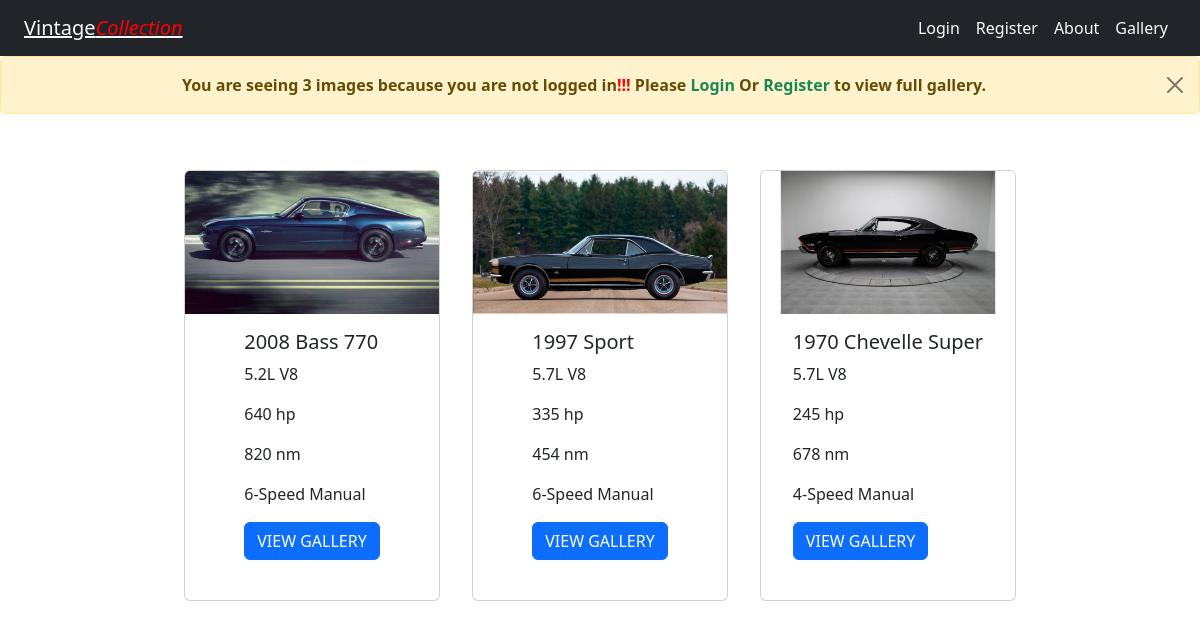
The page / on the database its author committed.
### gallery/models.py (models this page shows, shortened)
class Car(models.Model):
    make = models.CharField(max_length=200)
    model = models.CharField(max_length=200)
    car_pic = models.ImageField("%s" % "Image")
    engine_size = models.CharField("%s" % "Engine Size", max_length=200)
    engine_configuration = models.CharField("%s" % "Engine Configuration", max_length=20)
    horsepower = models.CharField("%s" % "Horse Power", max_length=20)
    torque = models.CharField("%s" % "Torque", max_length=20)
    transmission = models.CharField("%s" % "Transmission", max_length=50)
    production_year = models.DateField("%s" % "Year")

### gallery/views.py (the view)
# urls.py: path('', views.gallery, name='gallery'),
def gallery(request):
    if request.user.is_authenticated:
        car_list = Car.objects.all()
    else:
        car_list = Car.objects.order_by('-production_year')[:3]
    context = {
        'car_list': car_list,
    }
    return render(request, 'gallery.html', context)

### gallery/templates/gallery.html (shortened to what this page needs)
{% extends "base.html" %}
{% block content %}
    {% if not user.is_authenticated %}
        <div class="alert alert-warning alert-dismissible fade show d-flex justify-content-center" role="alert">
            <strong>You are seeing {{ car_list|length }} images because you are not logged in<span style="color:red;">!!!</span>
            Please <a href="{% url 'user_auth:login' %}" class="text-success text-decoration-none">Login</a>
            Or <a href="{% url 'user_auth:register_user' %}" class="text-success text-decoration-none">Register</a>
            to view full gallery.
            </strong>
            <button type="button" class="btn-close" data-bs-dismiss="alert" aria-label="Close"></button>
        </div>
    {% endif %}
    <div class="col-12 d-flex justify-content-evenly p-4">
        {% if car_list %}
            {% if car_list|length > 3 %}
                <div class="row">
                    {% for car in car_list %}
                        <div class="col-4 container d-flex justify-content-evenly p-3">
                            <div class="card d-flex align-items-center" style="width: 25rem;">
                                <div class="zoom">
                                    <figure class="figure">
                                        <div>
                                            <img src="{{ car.car_pic.url }}" class="card-img-top img-fluid zoom-img" alt="{{ car.car_pic.url }}" role="img">
                                        </div>
                                    </figure>
                                </div>
                                <div class="card-body">
                                    <h5 class="card-title">
                                        {{ car.production_year.year }} {{ car.model }}
                                    </h5>
                                    <p class="card-text">
                                        {{ car.engine_size }} {{ car.engine_configuration }}
                                    </p>
                                    <p class="card-text">{{ car.horsepower }}</p>
                                    <p class="card-text">{{ car.torque }}</p>
                                    <p class="card-text">{{ car.transmission }}</p>
                                    <a href="{% url 'gallery:detail' car.id %}" class="btn btn-primary">VIEW GALLERY</a>
                                </div><br>
                            </div>
                        </div>
                    {% endfor %}
                </div>
            {% else %}
                <div class="row">
                    {% for car in car_list %}
                        <div class="col container d-flex justify-content-evenly p-3">
                            <div class="card d-flex align-items-center" style="width: 16rem;">
                                <img src="{{ car.car_pic.url }}" class="card-img-top" alt="{{ car.car_pic.url }}" role="img">
                                <div class="card-body">
                                    <h5 class="card-title">
                                        {{ car.production_year.year }} {{ car.model }}
                                    </h5>
                                    <p class="card-text">
                                        {{ car.engine_size }} {{ car.engine_configuration }}
                                    </p>
                                    <p class="card-text">{{ car.horsepower }}</p>
                                    <p class="card-text">{{ car.torque }}</p>
                                    <p class="card-text">{{ car.transmission }}</p>
                                    <a href="{% url 'gallery:detail' car.id %}" class="btn btn-primary">VIEW GALLERY</a>
                                </div><br>
                            </div>
                        </div>
                    {% endfor %}
                </div>
            {% endif %}
        {% endif %}
    </div>
{% endblock content %}

### rows shown on the page
Car: car_pic (picture), production_year.year "2008", model "Bass 770", engine_size "5.2L", engine_configuration "V8", horsepower "640 hp", torque "820 nm", transmission "6-Speed Manual"
Car: car_pic (picture), production_year.year "1997", model "Sport", engine_size "5.7L", engine_configuration "V8", horsepower "335 hp", torque "454 nm", transmission "6-Speed Manual"
Car: car_pic (picture), production_year.year "1970", model "Chevelle Super", engine_size "5.7L", engine_configuration "V8", horsepower "245 hp", torque "678 nm", transmission "4-Speed Manual"

### other values the page prints
{{ car_list|length }} "3"
